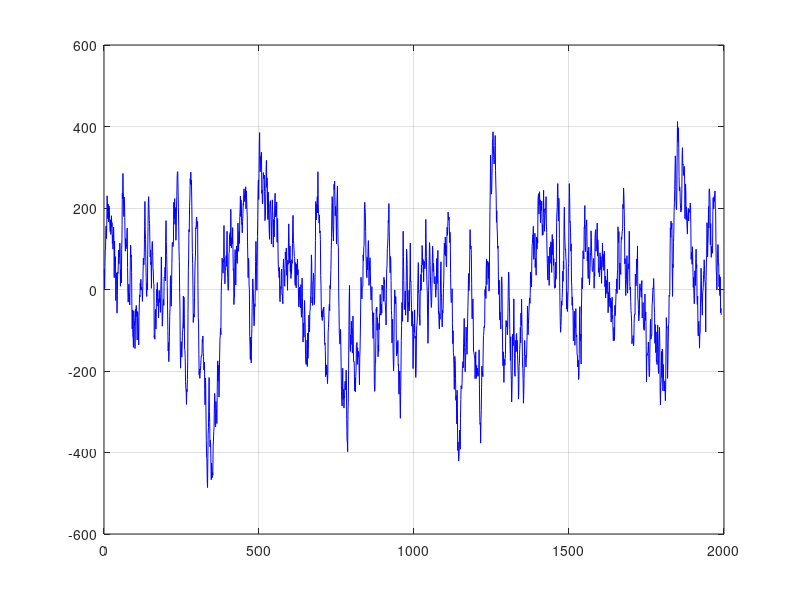

Reproduce this figure in MATLAB. (Note: this script raises an error after producing the figure.)
function test_data_in_out
clear all;
close all;

% a = round(randn(2000,1).*1000);
% fp = fopen('data_in.txt', 'w');
% for i=1:length(a)
%     fprintf(fp, '%d\n', a(i));
% end
% fclose(fp);

% data_in = load('data_in_sync_short_prod.txt');
data_in = load('data_in.txt');

data_out_golden = mv_avg(data_in, 32);
data_out_golden(1:2) = [];
data_out_golden(500:501) = [];
data_out_golden(1000:1002) = [];
data_out_golden(1500:1501) = [];
% subplot(2,1,1); 
plot(data_out_golden, 'b'); hold on; grid on;
% data_out = load('data_out.txt');
% subplot(2,1,1); plot(data_out, 'r*-');
data_out_new = load('data_out_new.txt');
% subplot(2,1,1); 
plot(data_out_new, 'r');
legend('golden', 'verilog');

% data_out128_golden = mv_avg(data_in, 128);
% subplot(2,1,2); plot(data_out128_golden, 'b'); hold on; grid on;
% % data_out128 = load('data_out128.txt');
% % subplot(2,1,2); plot(data_out128, 'r*-');
% data_out128_new = load('data_out128_new.txt');
% subplot(2,1,2); plot(data_out128_new, 'r.');

figure; 
% subplot(2,2,1); plot(data_out_golden(1:997) - data_out);
% subplot(2,1,1); 
plot(data_out_golden(1:length(data_out_new)) - data_out_new);
% subplot(2,2,3); plot(data_out128_golden(1:997) - data_out128);
% subplot(2,1,2); plot(data_out128_golden(1:length(data_out128_new)) - data_out128_new);

% dual channel version
figure;
data_out_golden0 = mv_avg(data_in, 16);
data_out_golden0(1:2) = [];
data_out_golden0(500:501) = [];
data_out_golden0(1000:1002) = [];
data_out_golden0(1500:1501) = [];
data_out_golden1 = mv_avg(-data_in, 16);
data_out_golden1(1:2) = [];
data_out_golden1(500:501) = [];
data_out_golden1(1000:1002) = [];
data_out_golden1(1500:1501) = [];
plot(data_out_golden0, 'b'); hold on; grid on;
plot(data_out_golden1, 'b--'); hold on; grid on;
a = load('data_out_dual_ch.txt');
data_out0 = a(:,1);
data_out1 = a(:,2);
plot(data_out0, 'r');
plot(data_out1, 'r--');
legend('golden0', 'golden1', 'verilog0', 'verilog1');

figure; 
plot(data_out_golden0(1:length(data_out0)) - data_out0, 'b'); hold on; grid on;
plot(data_out_golden1(1:length(data_out0)) - data_out1, 'r'); 

function a = mv_avg(b, mv_avg_len)
c = [zeros(mv_avg_len-1,1); b];
a = zeros(length(b),1);
for i=1:length(b)
    a(i) = floor(sum(c(i:(i+mv_avg_len-1)))./mv_avg_len);
end
